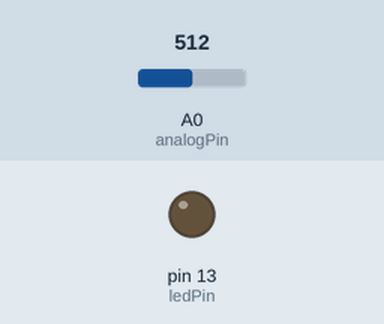
Recording of a sketch running on a simulated Arduino Uno, built with avr-gcc and run on an emulated ATmega328P. Shown: output pins drawn as LEDs (lit = HIGH). The test bench sets the inputs (shaded band); at power-on: A0 (analogPin) = 512.

Above: at 1.2 s.
1.3 s: A0 (analogPin) set to 235
4.3 s: A0 (analogPin) set to 205
At 5.6 s:
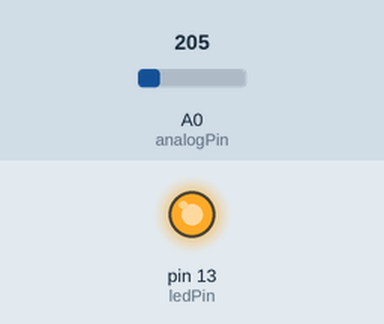
5.9 s: A0 (analogPin) set to 140
8.9 s: A0 (analogPin) set to 122
10.7 s: A0 (analogPin) set to 265
At 11.7 s:
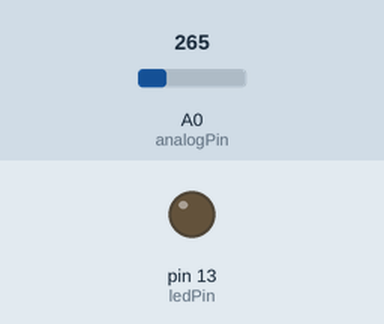
Timing chart, 0 to 13.2 s (numbered marks = the images above; inputs shaded):
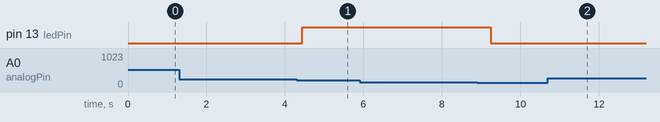

Measured:
- the behaviour switches between 224 and 223 on A0 (analogPin) (found by bisection; images 0 and 1)
- after the input at 1.3 s, every drawn part: stays the same
- after the input at 5.9 s, every drawn part: stays the same
- after the input at 10.7 s, pin 13 (ledPin): stays LOW (without the input it goes to HIGH after 2.4 s)

The sketch:

UlazPromOtpornosti.ino
```cpp
int ledPin=13;
int analogPin=0;
void setup()
{}

void loop()
{
  for(int i =0;i<=255;i++){
    analogWrite(ledPin,i);
    delay(delayVal());
  }
   for(int i =255;i>=0;i--){
    analogWrite(ledPin,i);
    delay(delayVal());
   }
}

int delayVal(){
  int v;
    v = analogRead(analogPin);
    v=v/8;
    return v;
}
```

zabice.c
```cpp
// Joystick var
int sX = A0;     //joystick x axis, analog input
int sY = A1;     //joystick y axis, analog input
int sSX;         //state of x, reading from sX
int sSY;         //state of y, reading from sY
int sS;          //converted state

void setup() {

  pinMode(sX, INPUT);
  pinMode(sY, INPUT);

  Serial.begin(9600);
}

void loop() {

  //stick stuff
  sSX = analogRead(sX); //reading x axis input
  delay(100);
  sSY = analogRead(sY); //reading y axis input

  //converting y and x inputs to 4 possibilities. 0 and 1023 are the maximum values on each axis of the joystick
  sS=0;
  switch (sSX) {
    case 0:
          sS=1;      // Left
          Serial.print(sS);
          Serial.print(";");
          break;
    case 1023:
          sS=2;      // Right
          Serial.print(sS);
          Serial.print(";");
          break;
  }
  switch (sSY) {
    case 0:
          sS=3;      // Up
          Serial.println(sS);
          break;
    case 1023:
          sS=4;      // Down
          Serial.println(sS);
          break;
  }
}
```
